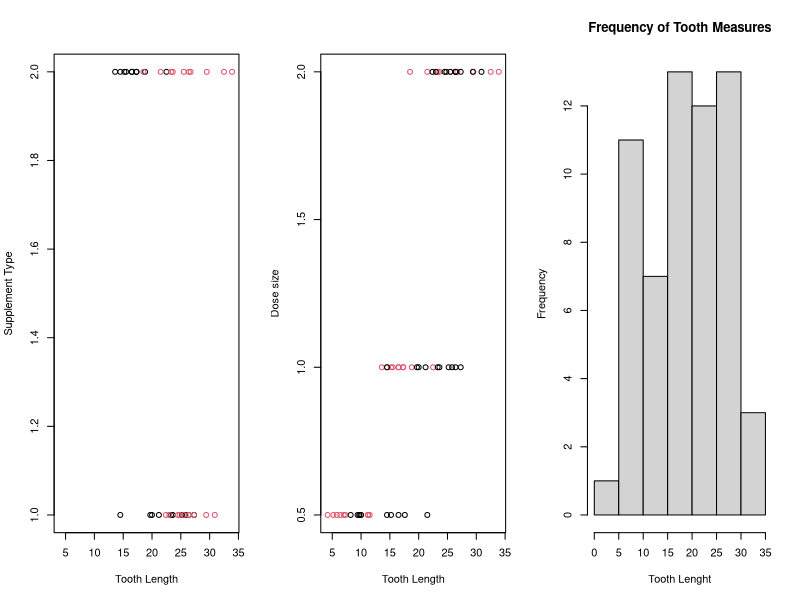
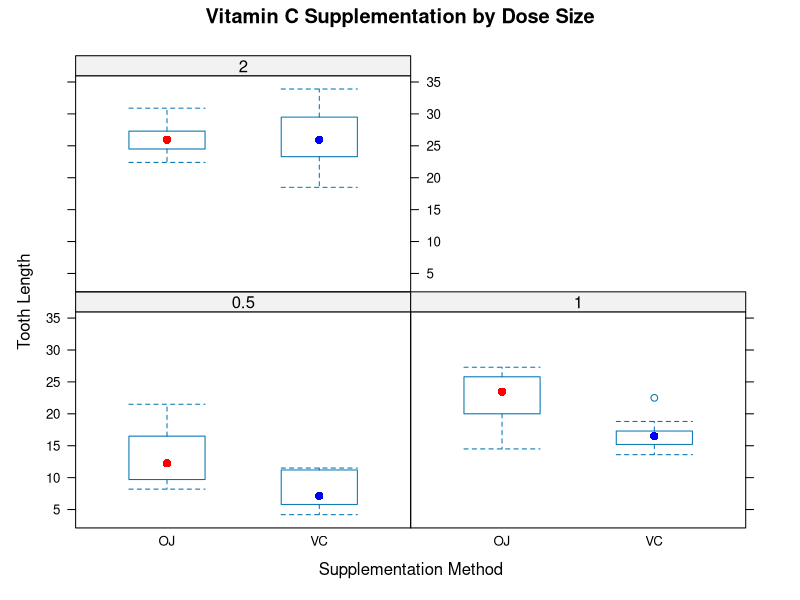

Reproduce these figures in R, in order.
## ---- chunk 1
# Loading libraries
  library(datasets)
  library(lattice)

# Loading data
  df <- ToothGrowth
## ---- chunk 2
# Exploring the data
  str(df)
  #head(df)
  #df
## ---- chunk 3
  aggregate(len ~ dose, df, function(x) length(unique(x)))
  aggregate(len ~ supp, df, function(x) length(unique(x)))
## ---- chunk 4
  par(mfrow = c(1,3))
  plot(df$len, df$supp, col = df$dose, xlab = "Tooth Length", ylab = "Supplement Type")
  plot(df$len, df$dose, col = df$supp, xlab = "Tooth Length", ylab = "Dose size")
  hist(df$len, xlab = "Tooth Lenght", ylab = "Frequency", main = "Frequency of Tooth Measures")
  bwplot(len~supp|factor(dose), data = df, xlab = "Supplementation Method",
         ylab = "Tooth Length", main = "Vitamin C Supplementation by Dose Size",
         col = c("red", "blue"))
## ---- chunk 5
  # Separate dose size into distinct subsets:
  doseSub1 <- subset(df, df$dose %in% c(0.5, 1.0))  
  doseSub2 <- subset(df, df$dose %in% c(0.5, 2.0))
  doseSub3 <- subset(df, df$dose %in% c(1.0, 2.0))
  
  # Perform single tailed T Tests on the subsetted data
  doseTTest1 <- t.test(len ~ dose, data = doseSub1)
  doseTTest2 <- t.test(len ~ dose, data = doseSub2)
  doseTTest3 <- t.test(len ~ dose, data = doseSub3)
  
  doseTTest1
  doseTTest2
  doseTTest3
## ---- chunk 6
  # Since there only exists 2 types of supplementation, we will not subset the dataset
  suppTTest <- t.test(len~supp, data = df)
  suppTTest
